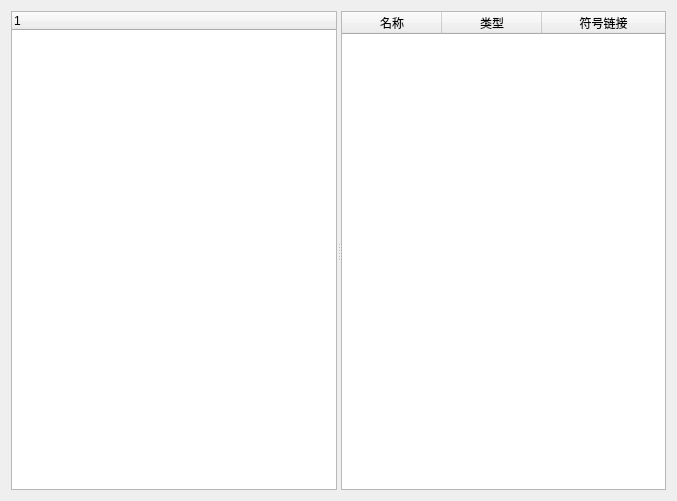
<?xml version="1.0" encoding="UTF-8"?>
<ui version="4.0">
 <class>objdirectory</class>
 <widget class="QWidget" name="objdirectory">
  <property name="geometry">
   <rect>
    <x>0</x>
    <y>0</y>
    <width>677</width>
    <height>501</height>
   </rect>
  </property>
  <property name="windowTitle">
   <string>objdirectory</string>
  </property>
  <layout class="QGridLayout" name="gridLayout">
   <item row="0" column="0">
    <widget class="QSplitter" name="splitter">
     <property name="orientation">
      <enum>Qt::Horizontal</enum>
     </property>
     <widget class="QTreeWidget" name="treeWidget">
      <column>
       <property name="text">
        <string>1</string>
       </property>
      </column>
     </widget>
     <widget class="QTableWidget" name="tableWidget">
      <property name="sizePolicy">
       <sizepolicy hsizetype="Preferred" vsizetype="Expanding">
        <horstretch>0</horstretch>
        <verstretch>0</verstretch>
       </sizepolicy>
      </property>
      <attribute name="horizontalHeaderStretchLastSection">
       <bool>true</bool>
      </attribute>
      <column>
       <property name="text">
        <string>名称</string>
       </property>
      </column>
      <column>
       <property name="text">
        <string>类型</string>
       </property>
      </column>
      <column>
       <property name="text">
        <string>符号链接</string>
       </property>
      </column>
     </widget>
    </widget>
   </item>
  </layout>
 </widget>
 <layoutdefault spacing="6" margin="11"/>
 <resources/>
 <connections/>
</ui>
